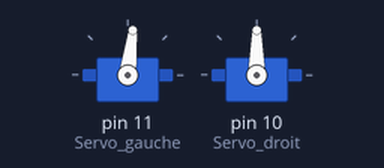
This sketch was run on a simulated Arduino Uno, built with avr-gcc and run on an emulated ATmega328P. On the bench: 2 × servo.

Above: at 0.05 s.
At 3.0 s:
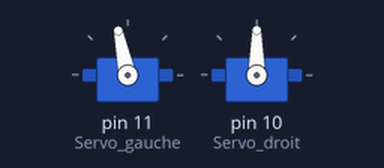
Timing chart, 0 to 6.9 s (numbered marks = the images above):
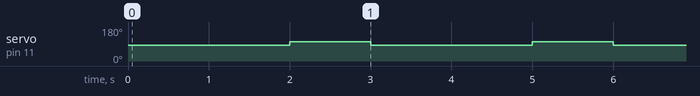

The sketch:

SERVO_V3.ino
```cpp
#include <Servo.h>

#define TEMPO_T 20  // Cas2:200  Cas3: 20
#define TEMPO_T1 1500  // Cas2:15   Cas3: 2
#define TEMPO_T2 1850 // Cas2:185  Cas3: 18

// Variables globales
Servo Servo_droit;
Servo Servo_gauche;


//
void setup() {
  // put your setup code here, to run once:

    Servo_gauche.attach (11);
    Servo_droit.attach (10);
}

void loop() {
  // put your main code here, to run repeatedly:

    //Inférieur à 1500: il tourne dans un sens
    Servo_gauche.writeMicroseconds (1400);

    delay(2000);

    //Supérieur à 1500: il tourne dans l'autre sens
    Servo_gauche.writeMicroseconds (1600);

    delay(1000);

}
```

Measured:
- by itself, servo on pin 11 (Servo_gauche): alternates 102° for 1.0 s and 83° for 2.0 s
